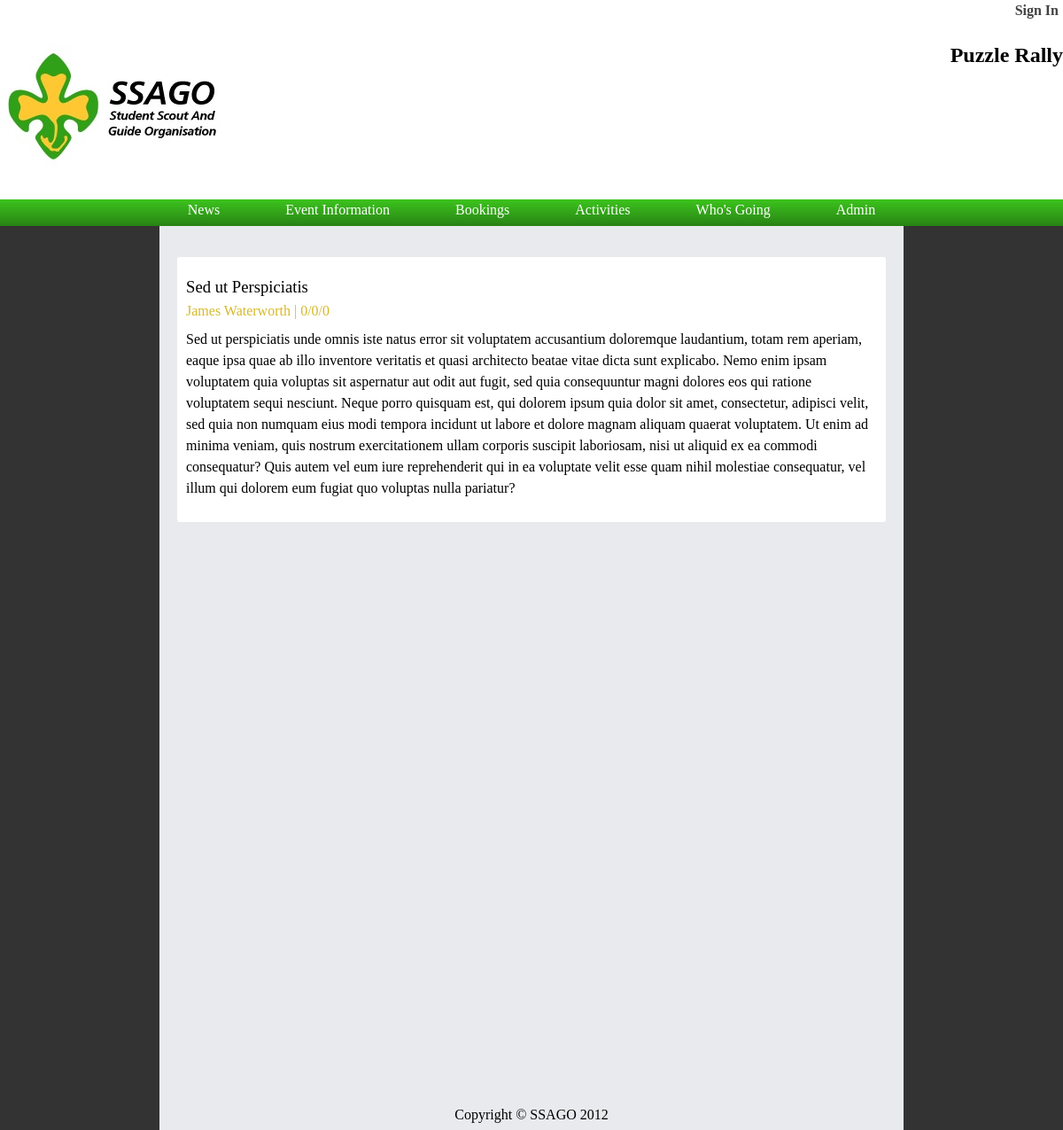
Page /?action=newspost&newsid=5 on the committed database.
### tables this page shows
CREATE TABLE IF NOT EXISTS `event` (
  `id` int(11) NOT NULL,
  `eventName` varchar(255) NOT NULL,
  `eventSummary` text NOT NULL,
  `eventInformation` text NOT NULL,
  `eventLogoLoc` varchar(255) NOT NULL,
  `bookingInfoID` int(11) NOT NULL,
  `activityPageID` int(11) NOT NULL,
  PRIMARY KEY (`id`)
);

CREATE TABLE IF NOT EXISTS `newspost` (
  `id` int(11) NOT NULL AUTO_INCREMENT,
  `newsTitle` varchar(255) NOT NULL,
  `newsBody` text NOT NULL,
  `newsTimeStamp` date NOT NULL,
  `userID` int(11) NOT NULL,
  `eventID` int(11) NOT NULL,
  PRIMARY KEY (`id`)
);

### classes/factories/logic_factories/LogicFactory.inc.php (called while the page is built, shortened)
<?php
class LogicFactory {
    public static function CreateObject($className) {
        return new $className();
    }
}
?>

### classes/page_controllers/HeaderController.inc.php (called while the page is built, shortened)
<?php
require_once(PAGE_CONTROLLERS."/PageController.inc.php");
class HeaderController extends PageController {
    function __construct($eventID) {
        $eventData = LogicFactory::CreateObject("Event");
        try {
            $event = $eventData->getEvent($eventID);
        } catch (Exception $e) {
            $this->errorMessage = $e->getMessage();
            return;
        }
    }
}
?>

### classes/database_layer/DatabaseAccessObject.inc.php (called while the page is built, shortened)
<?php
abstract class DatabaseAccessObject implements IDatabaseAccessObject {
    protected $tableName;
	protected $mysqli;
    public function __construct() {
		$this->mysqli = new mysqli(DB_HOST, DB_USERNAME, DB_PASSWORD, DB_NAME);
    }
    protected function ExecuteQuery($sql) {
        $valueObjects = array();
	    if($result = $this->mysqli->query($sql)) {
			$count = 0;
			while($row = $result->fetch_assoc()) {
				$valueObjects[$count++] = $this->AssignValues($row);
			}
		} else {
			throw new Exception("There was an error running the query [" . $this->mysqli->error . "]");
		}
        return $valueObjects;
    }
    public function GetById($id) {
        $sql = sprintf("SELECT * FROM %s WHERE id='%s'", $this->tableName, $id);
        $valueObjectArray = $this->ExecuteQuery($sql);
        return count($valueObjectArray) > 0 ? $valueObjectArray[0] : null;
    }
}
?>

### classes/factories/data_factories/EventFactory.inc.php (called while the page is built, shortened)
<?php
require_once(VO_PATH."/EventVO.inc.php");
require_once(DBLAYER_PATH."/EventDAO.inc.php");
class EventFactory implements IDatabaseFactory{
    public static function CreateValueObject() {
        return new EventVO();
    }
    public static function GetDataAccessObject() {
        static $dao = null;
        if($dao == null) {
            $dao = new EventDAO();
        }
        return $dao;
    }
}
?>

### classes/business_logic/Event.inc.php (called while the page is built, shortened)
<?php
class Event extends BusinessLogic{
    public function GetEvent($id) {
        $dbEventInfo = EventFactory::GetDataAccessObject();
        $event = $dbEventInfo->GetById($id);
        return $event;
    }
}
?>

### classes/database_layer/EventDAO.inc.php (called while the page is built, shortened)
<?php
require_once(DBLAYER_PATH."/DatabaseAccessObject.inc.php");
require_once(DATA_FACTORY_PATH."/EventFactory.inc.php");
class EventDAO extends DatabaseAccessObject{
    public function __construct() {
        $this->tableName = "Event";
    }
    protected function AssignValues($row) {
        $valueObject = EventFactory::CreateValueObject();
        $valueObject->setId($row[EventVO::$dbId]);
        $valueObject->setName($row[EventVO::$dbName]);
        $valueObject->setSummary($row[EventVO::$dbSummary]);
        $valueObject->setInformation($row[EventVO::$dbInformation]);
        $valueObject->setLogoLoc($row[EventVO::$dbLogoLoc]);
        $valueObject->setBookingInfoID($row[EventVO::$dbBookingInfoID]);
        $valueObject->setActivityPageID($row[EventVO::$dbActivityPageID]);
        return $valueObject;
    }
}
?>

### classes/value_objects/EventVO.inc.php (called while the page is built, shortened)
<?php
class EventVO implements IValueObject{
    private $id;
    private $name;
    public function setId($id) {
        $this->id = $id;
    }
    public function setName($name) {
        $this->name = $name;
    }
    public function getId() {
        return $this->id;
    }
    public function getName() {
        return $this->name;
    }
}
?>

### classes/auth/Authentication.inc.php (called while the page is built, shortened)
<?php
 class Authentication {
	public static function CheckAuthenticationLevel($userLevel) {
		$accountId = isset($_SESSION['account_id']) ? $_SESSION['account_id'] : null;
		if(self::CheckSession($accountId)) {
			$dbAccounts = AccountFactory::GetDataAccessObject();
			$accountVO = $dbAccounts->GetById($accountId);
			return $userLevel & $accountVO->getAccountTypeID();
		} else {
			return false;
		}
	}
	private static function CheckSession($accountId) {
		$result = false;
		return $result;
	}
 }
 ?>

### classes/page_controllers/PageController.inc.php (called while the page is built, shortened)
<?php
abstract class PageController {
    public function CheckAuth($userLevel, $displayLogin = true) {
		$result = Authentication::CheckAuthenticationLevel($userLevel);
        return $result;
    }
}
?>

### classes/page_controllers/NewsPostPageController.inc.php (called while the page is built, shortened)
<?php
require_once(PAGE_CONTROLLERS."/PageController.inc.php");
class NewsPostPageController extends PageController {
    function __construct($newsPostID) {
        $this->data = array();
        $newsData = new News();
        try {
            $newsPost = $newsData->GetNewsPost($newsPostID);
            $this->data['authorName'] = $newsData->GetNewsAuthor($newsPost);
        } catch (Exception $e) {
            $this->errorMessage = $e->getMessage();
        }
    }
}
?>

### classes/factories/data_factories/NewsPostFactory.inc.php (called while the page is built, shortened)
<?php
require_once(VO_PATH."/NewsPostVO.inc.php");
require_once(DBLAYER_PATH."/NewsPostDAO.inc.php");
class NewsPostFactory implements IDatabaseFactory{
    public static function CreateValueObject(){
        return new NewsPostVO();
    }
    public static function GetDataAccessObject() {
        static $dao = null;
        if($dao == null) {
            $dao = new NewsPostDAO();
        }
        return $dao;
    }
}
?>

### classes/business_logic/News.inc.php (called while the page is built, shortened)
<?php
class News extends BusinessLogic {
    public function GetNewsPost($id) {
        $dbNewsPost = NewsPostFactory::GetDataAccessObject();
        $newsPost = $dbNewsPost->GetById($id);
        return $newsPost;
    }
    public function GetNewsAuthor(NewsPostVO $newsPost) {
        $userID = $newsPost->getUserID();
        $dbAccount = AccountFactory::GetDataAccessObject();
        $account = $dbAccount->GetById($userID);
        $author = $account->getName();
        return $author;
    }
}
?>

### classes/database_layer/NewsPostDAO.inc.php (called while the page is built, shortened)
<?php
require_once(DBLAYER_PATH."/DatabaseAccessObject.inc.php");
require_once(DATA_FACTORY_PATH."/NewsPostFactory.inc.php");
class NewsPostDAO extends DatabaseAccessObject {
    public function __construct() {
        $this->tableName = "NewsPost";
    }
    protected function AssignValues($row) {
        $valueObject = NewsPostFactory::CreateValueObject();
        $valueObject->setId($row[NewsPostVO::$dbId]);
        $valueObject->setNewsTitle($row[NewsPostVO::$dbNewsTitle]);
        $valueObject->setNewsBody($row[NewsPostVO::$dbNewsBody]);
        $valueObject->setNewsTimeStamp($row[NewsPostVO::$dbNewsTimeStamp]);
        $valueObject->setUserID($row[NewsPostVO::$dbUserID]);
        $valueObject->setEventID($row[NewsPostVO::$dbEventID]);
        return $valueObject;
    }
}
?>

### classes/value_objects/NewsPostVO.inc.php (called while the page is built, shortened)
<?php
class NewsPostVO implements IValueObject{
    private $id;
    private $newsTitle;
    private $newsBody;
    private $newsTimeStamp;
    private $userID;
    public function setId($id) {
        $this->id = $id;
    }
    public function setNewsTitle($newsTitle) {
        $this->newsTitle = $newsTitle;
    }
    public function setNewsBody($newsBody) {
        $this->newsBody = $newsBody;
    }
    public function setNewsTimeStamp($newsTimeStamp) {
        $this->newsTimeStamp = $newsTimeStamp;
    }
    public function setUserID($userID) {
        $this->userID = $userID;
    }
    public function getId() {
        return $this->id;
    }
    public function getNewsTitle() {
        return $this->newsTitle;
    }
    public function getNewsBody() {
        return $this->newsBody;
    }
    public function getNewsTimeStamp() {
        $dateArray =  date_parse_from_format('Y-m-d', $this->newsTimeStamp);
        $date =  $dateArray['day'] . '/' . $dateArray['month'] . '/' . $dateArray['year'];
        return $date;
    }
    public function getUserID() {
        return $this->userID;
    }
}
?>

### classes/factories/data_factories/AccountFactory.inc.php (called while the page is built, shortened)
<?php
require_once(VO_PATH."/AccountVO.inc.php");
require_once(DBLAYER_PATH."/AccountDAO.inc.php");
class AccountFactory implements IDatabaseFactory{
    public static function CreateValueObject(){
        return new AccountVO();
    }
    public static function GetDataAccessObject() {
        static $dao = null;
        if($dao == null) {
            $dao = new AccountDAO();
        }
        return $dao;
    }
}
?>

### classes/database_layer/AccountDAO.inc.php (called while the page is built, shortened)
<?php
require_once(DBLAYER_PATH."/DatabaseAccessObject.inc.php");
require_once(DATA_FACTORY_PATH."/AccountFactory.inc.php");
class AccountDAO extends DatabaseAccessObject{
    public function __construct() {
        $this->tableName = "Account";
    }
    protected function AssignValues($row) {
        $valueObject = AccountFactory::CreateValueObject();
        $valueObject->setId($row[AccountVO::$dbId]);
        $valueObject->setName($row[AccountVO::$dbName]);
		$valueObject->setUserSalt($row[AccountVO::$dbUserSalt]);
		$valueObject->setPassword($row[AccountVO::$dbPassword]);
        $valueObject->setDateOfBirth($row[AccountVO::$dbDateOfBirth]);
        $valueObject->setEmail($row[AccountVO::$dbEmail]);
        $valueObject->setPhoneNumber($row[AccountVO::$dbPhoneNumber]);
        $valueObject->setAddress($row[AccountVO::$dbAddress]);
        $valueObject->setEmergName($row[AccountVO::$dbEmergName]);
        $valueObject->setEmergPhone($row[AccountVO::$dbEmergPhone]);
        $valueObject->setEmergAddress($row[AccountVO::$dbEmergAddress]);
        $valueObject->setDietaryReq($row[AccountVO::$dbDietaryReq]);
        $valueObject->setMedicalConditions($row[AccountVO::$dbMedicalConditions]);
        $valueObject->setClubID($row[AccountVO::$dbClubID]);
        $valueObject->setAccountTypeID($row[AccountVO::$dbAccountTypeID]);
        return $valueObject;
    }
}
?>

### classes/value_objects/AccountVO.inc.php (called while the page is built, shortened)
<?php
class AccountVO implements IValueObject{
    private $name;
    public function setName($name) {
        $this->name = $name;
    }
    public function getName() {
        return $this->name;
    }
}
?>

### templates/news_post.php (the view, shortened to what this page needs)
<?php
include (COMMON_TEMPLATES."/header.php");
require_once(PAGE_CONTROLLERS."/NewsPostPageController.inc.php");
$newsPostID = isset($_GET['newsid']) ? $_GET['newsid'] : "";
$controller = new NewsPostPageController($newsPostID);
?>
<div class="booking_page">
    <?php if($controller->errorMessage != null) : ?>
        <div class="error">
            <p><?php echo $controller->errorMessage ?></p>
        </div>
    <?php else : ?>
    <div class="news_post">
        <p class="news_title"> <?php echo $controller->data['title'] ?> </p>
        <p class="news_author"> <?php echo $controller->data['authorName'] ?> | <?php echo $controller->data['timestamp'] ?> </p>
        <p> <?php echo $controller->data['body'] ?> </p>
    </div>
    <?php endif; ?>
</div>
<?php
include(COMMON_TEMPLATES."/footer.php");
?>

### templates/common/header.php (shortened to what this page needs)
<!DOCTYPE html>
<?php
require_once(PAGE_CONTROLLERS."/HeaderController.inc.php");
$controller = new HeaderController(1);
?>
<html>
    <head>
        <link href="jquery/facebox/facebox.css" media="screen" rel="stylesheet" type="text/css" />
        <link rel="stylesheet" type="text/css" href="jquery/css/tabs.css"/>
        <link rel="stylesheet" type="text/css" href="jquery/css/scrollable-vertical.css"/>
        <link type="text/css" href="jquery/jqueryui/css/south-street/jquery-ui-1.8.20.custom.css" rel="stylesheet" />
		<link rel="stylesheet" type="text/css" href="styles/common_styles.css"/>
        <link rel="stylesheet" type="text/css" href="styles/information_styles.css"/>
        <link rel="stylesheet" type="text/css" href="styles/form_styles.css"/>
    </head>
    <body>
        <div class="container">
           <div class="header">
                <div class="account_signout">
                    <?php if($controller->data['loggedin'] != null) : ?>
                        <?php if(isset($controller->data['club']) && $controller->data['club'] != null) :?>
                            <p class="account_link"><a href=".?action=clubrepadmin"><?php echo $controller->data['club'] ?></a> | <a href=".?action=myaccount"><?php echo $controller->data['name'] ?></a> | <a href=".?event=<?php echo $controller->data['eventID']?>&action=logout">Logout</a></p>
                        <?php else : ?>
                            <p class="account_link"><a href=".?action=myaccount"><?php echo $controller->data['name'] ?></a> | <a href=".?event=<?php echo $controller->data['eventID']?>&action=logout">Logout</a></p>
                        <?php endif; ?>
                    <?php else : ?>
                    <p class="account_link"><a href=".?event=<?php echo $controller->data['eventID']?>&action=myaccount">Sign In</a></p>
                    <?php endif; ?>
                </div>
				<div class="title_container">
					<div class="logo">
						<a href="index.php?event=<?php echo $controller->data['eventID']?>"><img src="images/ssago_logo.jpg" alt="SSAGO Logo"/></a>
					</div>
					<div class="event_title">
						<h2><?php echo $controller->data['eventName'] ?></h2>
					</div>
				</div>
				<div class="menu">
					<ul>
						<li><a href="index.php?event=<?php echo $controller->data['eventID'] ?>">News</a></li>
						<li><a href=".?event=<?php echo $controller->data['eventID'] ?>&action=eventinfo">Event Information</a></li>
						<li><a href=".?event=<?php echo $controller->data['eventID'] ?>&action=bookinginfo">Bookings</a></li>
						<li><a href=".?event=<?php echo $controller->data['eventID'] ?>&action=activities">Activities</a></li>
						<li><a href=".?event=<?php echo $controller->data['eventID'] ?>&action=participants">Who's Going</a></li>
						<li><a href=".?event=<?php echo $controller->data['eventID'] ?>&action=admin">Admin</a></li>
					</ul>
				</div>
			</div>
            <div class="content">

### rows in the picture
event: eventName "Puzzle Rally"
newspost: newsTitle "Sed ut Perspiciatis", newsBody "Sed ut perspiciatis unde omnis iste natus error sit voluptatem accusantium doloremque laudantium, totam rem aperiam, eaque ipsa quae ab illo inventore veritatis et quasi architecto beatae vitae dicta sunt explicabo. Nemo enim ipsam voluptatem quia voluptas sit aspernatur aut odit aut fugit, sed quia consequuntur magni dolores eos qui ratione voluptatem sequi nesciunt. Neque porro quisquam est, qui dolorem ipsum quia dolor sit amet, consectetur, adipisci velit, sed quia non numquam eius modi tempora incidunt ut labore et dolore magnam aliquam quaerat voluptatem. Ut enim ad minima veniam, quis nostrum exercitationem ullam corporis suscipit laboriosam, nisi ut aliquid ex ea commodi…"

### other values in the picture
$controller->data['authorName'] "James Waterworth"
$controller->data['timestamp'] "0/0/0"
